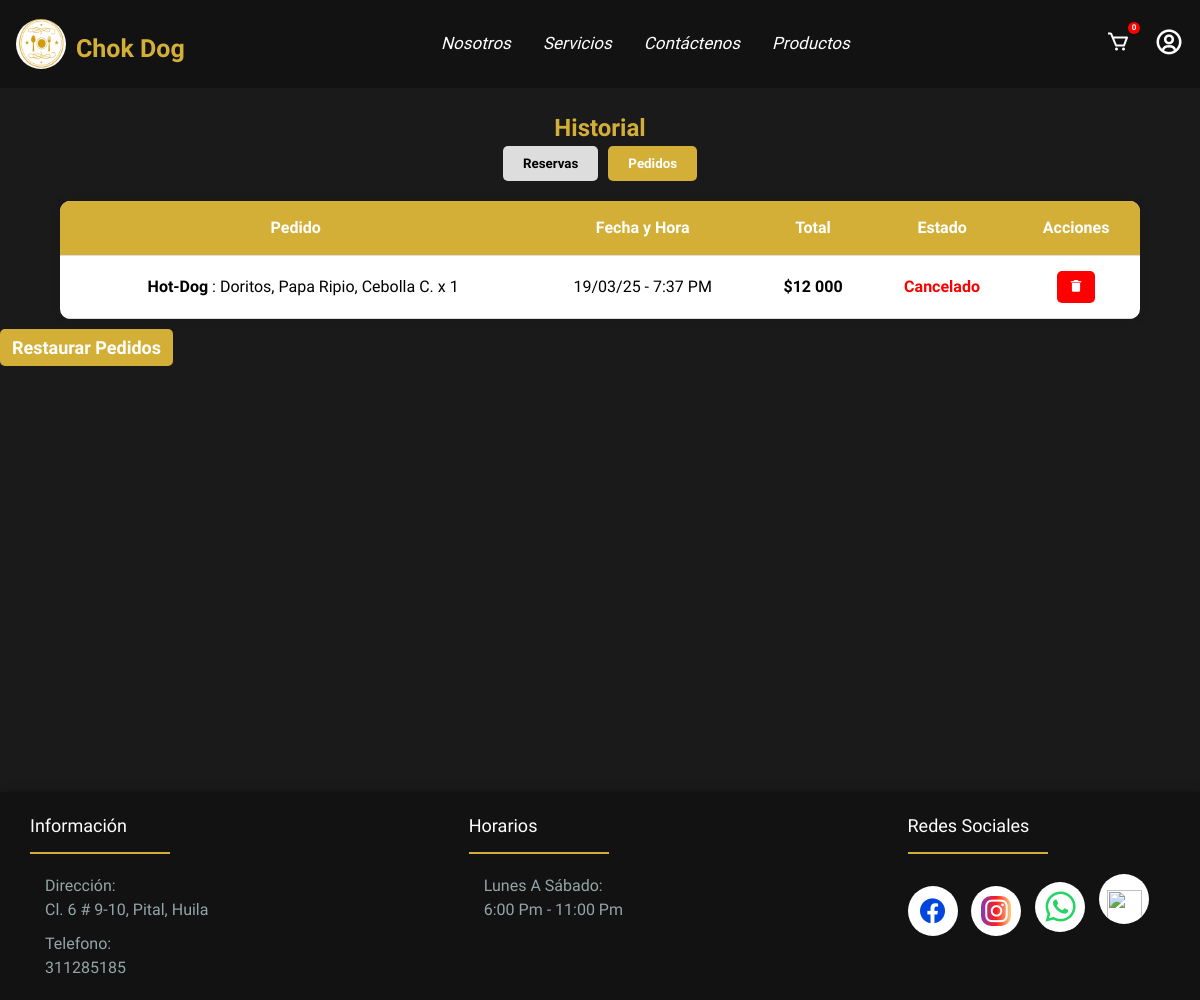
The page /historial (signed in) on the database its author committed.
### comida/models.py (models this page shows, shortened)
class Pedido(models.Model):
    ESTADOS = [
        ('pendiente', 'Pendiente'),
        ('confirmado', 'Confirmado'),
        ("enviado", "Enviado"),
        ("entregado", "Entregado"),
        ("cancelado", "Cancelado"),
    ]
    METODOS_PAGO = [
        ('nequi', 'Nequi'),
        ('daviplata', 'Daviplata'),
        ('contra_entrega', 'Contra Entrega'),  # 🔹 Agregado correctamente
    ]
    usuario = models.ForeignKey(User, on_delete=models.SET_NULL, null=True, blank=True)
    nombre = models.CharField(max_length=255)
    email = models.EmailField()
    telefono = models.CharField(max_length=15)
    metodo_pago = models.CharField(max_length=50, choices=METODOS_PAGO)
    comprobante = models.ImageField(upload_to="comprobantes/", null=True, blank=True)
    productos = models.JSONField()  # Se almacenará como JSON con los productos y cantidades
    total = models.DecimalField(max_digits=10, decimal_places=0)
    fecha = models.DateTimeField(auto_now_add=True)
    direccion = models.CharField(max_length=255)
    fecha_pedido = models.DateTimeField(default=now)
    estado = models.CharField(max_length=20, choices=ESTADOS, default='pendiente')

### comida/views.py (the view)
# urls.py: path('historial', views.historial, name='historial'),
def historial(request):
    pedidos = []
    reservas = []
    if request.user.is_authenticated:
        pedidos = Pedido.objects.filter(usuario=request.user).order_by('-fecha')
        reservas = Reserva.objects.filter(usuario=request.user).order_by('-fecha')
        for pedido in pedidos:
            pedido.estado_display = pedido.get_estado_display()
            pedido.productos = json.loads(pedido.productos) if isinstance(pedido.productos, str) else pedido.productos
    return render(request, "historial.html", {"pedidos": pedidos, "reservas": reservas})

### comida/templates/historial.html (shortened to what this page needs)
{% extends 'base.html' %}
{% load static %}
{% load humanize %}
{% block content %}
    <link rel="stylesheet" href="{% static 'historial.css' %}">
    <div class="historial">
        <h2>Historial</h2>
        <div class="tab-container">
            <button class="tab" onclick="showTab('reservas')">Reservas</button>
            <button class="tab active" onclick="showTab('compras')">Pedidos</button>
        </div>
        <div id="compras" class="content">
            <table>
                <thead>
                    <tr>
                        <th>Pedido</th>
                        <th>Fecha y Hora</th>
                        <th>Total</th>
                        <th>Estado</th>
                        <th>Acciones</th>
                    </tr>
                </thead>
                <tbody>
                    {% for pedido in pedidos %}
                    <tr id="pedido-{{ pedido.id }}">
                        <td>
                            <ul>
                                {% for producto in pedido.productos %}
                                <li>
                                    <strong>{{ producto.nombre }}</strong>
                                    {% if producto.ingredientes and producto.ingredientes|length > 0 %}
                                    : {{ producto.ingredientes|join:", " }}
                                    {% endif %}
                                    x {{ producto.cantidad }}
                                </li>
                                {% endfor %}
                            </ul>
                        </td>
                        <td>{{ pedido.fecha|date:"d/m/y - g:i A" }}</td>
                        <td><strong>${{ pedido.total|intcomma }}</strong></td>
                        <td class="estado-{{ pedido.estado }}">{{ pedido.get_estado_display }}</td>
                        <td>
                            <button class="btn delete" onclick="confirmarEliminacionPedido('{{ pedido.id }}')"><i class='bx bxs-trash-alt'></i></button>
                        </td>
                    </tr>
                    {% empty %}
                    <tr>
                        <td colspan="6">No tienes pedidos registradas.</td>
                    </tr>
                    {% endfor %}
                </tbody>
            </table>
            <button class="rest" onclick="restaurarPedidos()">Restaurar Pedidos</button>
        </div>
    </div>
{% endblock %}

### comida/static/barra.css (style rules this page uses)
* { margin: 0; padding: 0; box-sizing: border-box; font-family: "Kotta One", serif; box-sizing: border-box; }
:root { --text_4: rgba(0, 0, 0, 0.3); --text_sha: 5px 20px 5px #000000; --box: 0px 4px 10px rgb(0, 0, 0); --blanco: #FFFFFF; --negro-profundo: #1a1a1a; --fondo: #0000007b; --dorado: #D4AF37; --gris-industrial: #2d2d2d; --negro-carbon: #121212; --gris-acero: #95A5A6; }
body { margin: 0; padding: 0; position: relative; min-height: 90vh; padding-bottom: 200px; line-height: 1.5; }
ul { list-style: none; }

### comida/static/historial.css (style rules this page uses)
.historial { background-color: var(--negro-profundo); min-height: 90vh; padding: 30px 0 50px 0; }
.content { display: none; }
.content.active { display: block; }
h2 { text-align: center; color: var(--dorado); }
.tab-container { display: flex; justify-content: center; gap: 10px; margin-bottom: 20px; }
.tab { padding: 10px 20px; cursor: pointer; background: #ddd; border-radius: 5px; border: none; font-weight: bold; }
.tab.active { background: var(--dorado); color: white; }
table { width: 90%; margin: auto; border-collapse: collapse; background: white; border-radius: 10px; overflow: hidden; box-shadow: 0px 0px 10px rgba(0, 0, 0, 0.1); }
th, td { padding: 15px; text-align: center; border-bottom: 1px solid #ddd; }
th { background: var(--dorado); color: white; }
ul { padding-left: 15px; margin: 0; }
.btn { padding: 8px 12px; cursor: pointer; border: none; border-radius: 5px; font-size: 14px; }
.rest { background-color: var(--dorado); color: #ffffff; font-weight: bold; margin: 10px 0; padding: 8px 12px; cursor: pointer; border-radius: 5px; font-size: 18px; border: none; cursor: pointer; }
.btn.delete { background: red; color: white; }
.estado-cancelado { color: red; font-weight: bold; }

### rows shown on the page
Pedido: nombre "Hot-Dog", ingredientes "Doritos, Papa Ripio, Cebolla C.", cantidad "1", fecha "19/03/25 - 7:37 PM", total "12 000", estado "Cancelado"
